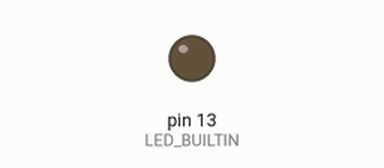
Recording of a sketch running on a simulated Arduino Uno, built with avr-gcc and run on an emulated ATmega328P. Shown: output pins drawn as LEDs (lit = HIGH). Dashed ring = blinking. What the sketch prints to the serial monitor is not drawn.

Above: at 2.0 s.
At 3.5 s:
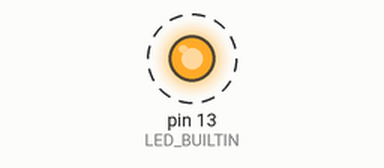
Timing chart, 0 to 5.7 s (numbered marks = the images above):
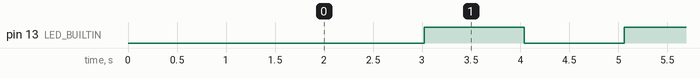

The sketch:

Blink.ino
```cpp
/*
  Xiao Pinout Diagram
Devon White
                         _______
                    ____|       |____
                   |    |       |    |
          libre|D0 |o   | -- -- |   o|  5V
      xshutHAUT|D1 |o   |_[]_[]_|   o| GND
    xshutDEVANT|D2 |o  ___________  o| 3V3
      xshutCOTE|D3 |o |\()/ seeed | o| D10|libre
            SDA|D4 |o |   Model:  | o|  D9|servo direction
            SCL|D5 |o |XIAO-SAMD21| o|  D8|servo poussée
             TX|D6 |o |___________| o|  D7|RX
                   |_________________|

*/

long t,t0;
int state = 0;
int led = 0;
int dt = 20;
char key='0';
void setup() {
  // initialize digital pin LED_BUILTIN as an output.
  pinMode(LED_BUILTIN, OUTPUT);
  Serial.begin(115200);
  delay(1000);
  t0=millis();
}

// the loop function runs over and over again forever
void loop() {
  t = millis();
  if (Serial.available() > 0) {
    key = (char)Serial.read();
  }

  if(state == 0){
    if(t>t0+1000 || key=='1'){
      led = 0;
      t0=t;
      state=1;
    }
  }else if(state==1 || key=='1'){
    if(t>t0+1000){
      led = 1;
      t0=t;
      state=0;
    }
  }

  digitalWrite(LED_BUILTIN, led);   // turn the LED on (HIGH is the voltage level)
  Serial.println(state);
  while(millis()<t+dt){
    delay(1);
  }
}
```

Measured:
- by itself, pin 13 (LED_BUILTIN): alternates HIGH for 1.0 s and LOW for 1.0 s
